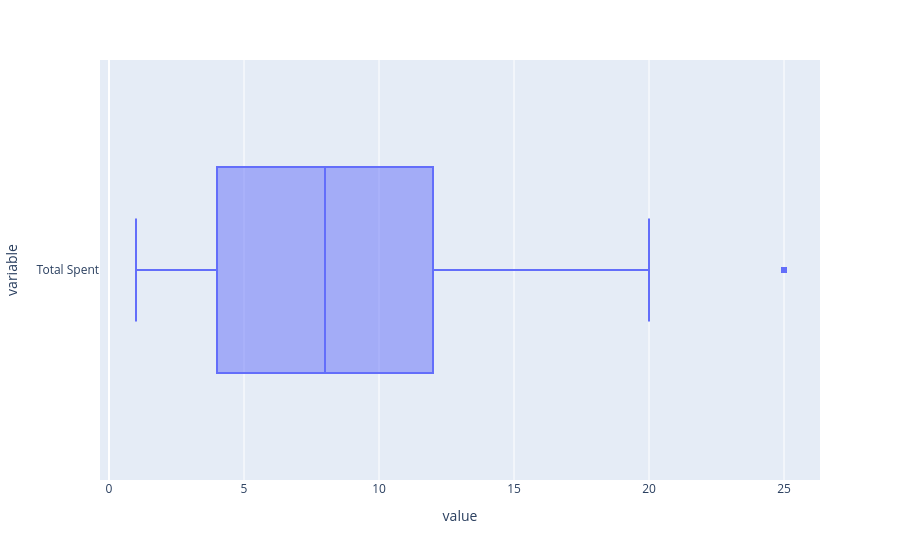

Notebook cell for this chart:
### Code cell
px.box(df_copy, ['Total Spent'])

### Figure 1 — Plotly figure (JSON) as saved in the notebook; plotly's stock layout.template omitted (floating-point values rounded to 4 significant figures; data arrays with more than 128 entries replaced by an {"elided": "..."} marker saying what was removed)
{"data": [{"alignmentgroup": "True", "hovertemplate": "value=%{x}<br>variable=%{y}<extra></extra>", "legendgroup": "", "marker": {"color": "#636efa"}, "name": "", "notched": false, "offsetgroup": "", "orientation": "h", "showlegend": false, "type": "box", "x": {"elided": "9059 float values"}, "x0": " ", "xaxis": "x", "y": {"elided": "9059 str values"}, "y0": " ", "yaxis": "y"}], "layout": {"boxmode": "group", "legend": {"tracegroupgap": 0}, "margin": {"t": 60}, "xaxis": {"anchor": "y", "domain": [0, 1], "title": {"text": "value"}}, "yaxis": {"anchor": "x", "domain": [0, 1], "title": {"text": "variable"}}}}
